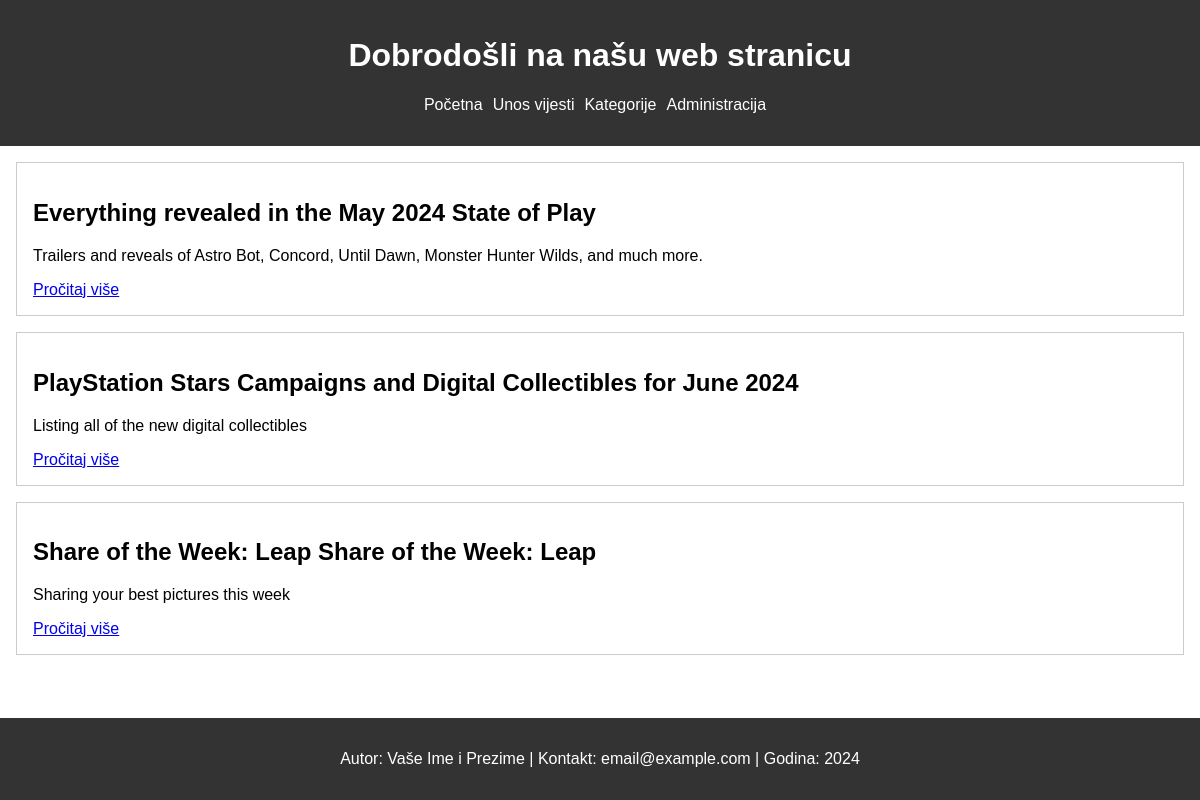
The page / on the database its author committed.
### tables this page shows
CREATE TABLE `vijesti` (
  `id` int(11) NOT NULL,
  `naslov` varchar(255) NOT NULL,
  `kratki_sadrzaj` varchar(255) NOT NULL,
  `tekst` text NOT NULL,
  `slika` varchar(255) NOT NULL,
  `kategorija` varchar(50) NOT NULL,
  `arhiva` tinyint(1) NOT NULL DEFAULT 0,
  `sadrzaj` text DEFAULT NULL
);

### index.php (the view, shortened to what this page needs)
<?php
$servername = "localhost";
$username = "root";
$password = "";
$dbname = "vijesti";
$conn = new mysqli($servername, $username, $password, $dbname);
$sql = "SELECT id, naslov, kratki_sadrzaj FROM vijesti WHERE arhiva = 0";
$result = $conn->query($sql);
echo "<!DOCTYPE html>";
echo "<html lang='hr'>";
echo "<head>";
echo "<link rel='stylesheet' href='style.css'>";
echo "</head>";
echo "<body>";
echo "<header>";
echo "<h1>Dobrodošli na našu web stranicu</h1>";
echo "<nav>";
echo "<ul>";
echo "<li><a href='index.php'>Početna</a></li>";
echo "<li><a href='unos.html'>Unos vijesti</a></li>";
echo "<li><a href='kategorija.php'>Kategorije</a></li>";
echo "<li><a href='administrator.php'>Administracija</a></li>";
echo "</ul>";
echo "</nav>";
echo "</header>";
echo "<main>";
if ($result->num_rows > 0) {
    while($row = $result->fetch_assoc()) {
        echo "<section>";
        echo "<h2>" . $row["naslov"]. "</h2>";
        echo "<p>" . $row["kratki_sadrzaj"]. "</p>";
        echo "<a href='clanak.php?id=" . $row["id"] . "'>Pročitaj više</a>";
        echo "</section>";
    }
} else {
    echo "Nema vijesti.";
}
echo "</main>";
echo "<footer>";
echo "<p>Autor: Vaše Ime i Prezime | Kontakt: email@example.com | Godina: 2024</p>";
echo "</footer>";
echo "</body>";
echo "</html>";
?>

### style.css (style rules this page uses)
body { font-family: Arial, sans-serif; margin: 0; padding: 0; }
header { background-color: #333; color: white; padding: 1em 0; text-align: center; }
nav ul { list-style-type: none; padding: 0; }
nav ul li { display: inline; margin-right: 10px; }
nav ul li a { color: white; text-decoration: none; }
main { padding: 1em; }
section { margin-bottom: 1em; padding: 1em; border: 1px solid #ccc; }
footer { background-color: #333; color: white; text-align: center; padding: 1em 0; position: fixed; bottom: 0; width: 100%; }

### rows shown on the page
vijesti: naslov "Everything revealed in the May 2024 State of Play", kratki_sadrzaj "Trailers and reveals of Astro Bot, Concord, Until Dawn, Monster Hunter Wilds, and much more."
vijesti: naslov "PlayStation Stars Campaigns and Digital Collectibles for June 2024", kratki_sadrzaj "Listing all of the new digital collectibles"
vijesti: naslov "Share of the Week: Leap Share of the Week: Leap", kratki_sadrzaj "Sharing your best pictures this week"
